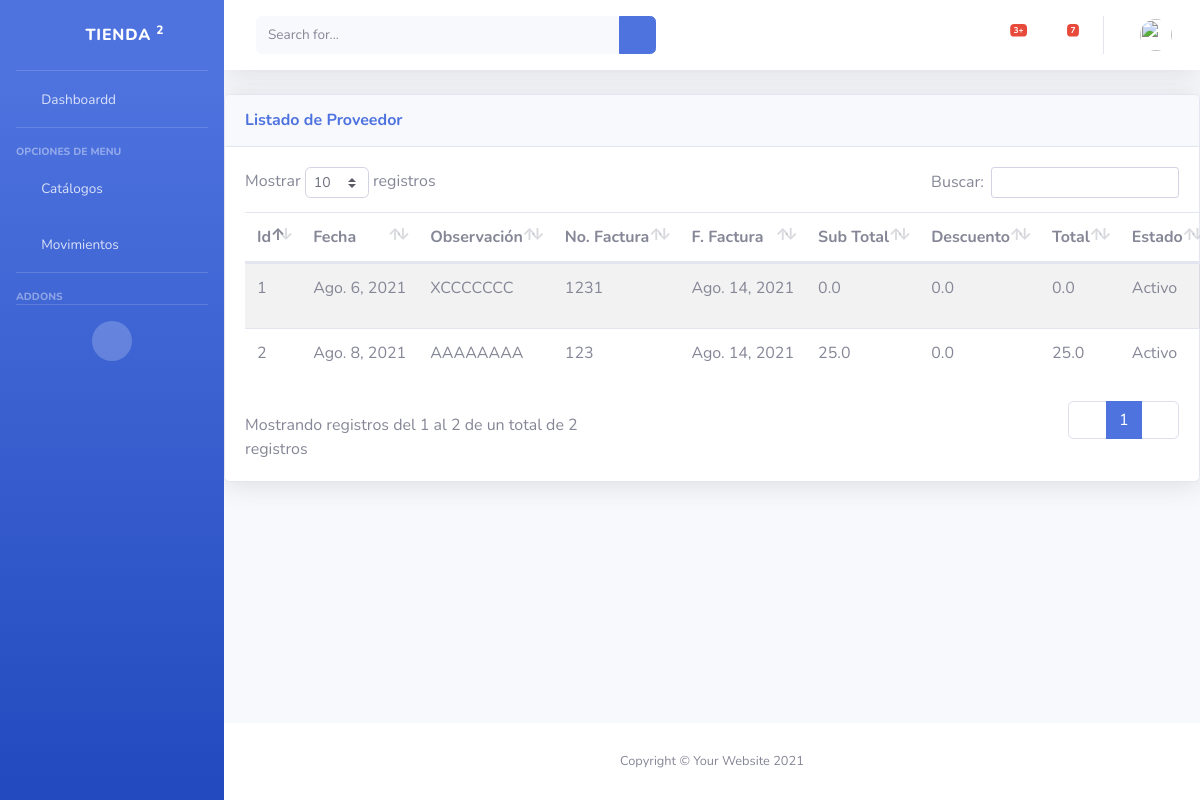
Screenshot of /cmp/compras/ (signed in) with the database file from the repository.
### cmp/models.py (models this page shows, shortened)
class ComprasEnc(Class_Modelo):
    fecha_compra=models.DateField(null=True,blank=True)
    observacion=models.TextField(blank=True,null=True)
    no_factura=models.CharField(max_length=100)
    fecha_factura=models.DateField()
    sub_total=models.FloatField(default=0)
    descuento=models.FloatField(default=0)
    total=models.FloatField(default=0)
    proveedor=models.ForeignKey(Proveedor,on_delete=models.CASCADE)
    class Meta:
        verbose_name_plural = "Encabezado Compras"
        verbose_name="Encabezado Compra"

### cmp/views.py (the view)
# urls.py: path('compras/',views.Comprasview,name='compras_list'),
@login_required(login_url='login')
@permission_required('cmp.view_comprasenc',login_url='SinPrivilegios')
def Comprasview(request):
    comprasenc =ComprasEnc.objects.all()
    return render(request,'cmp/compras_list.html',{
        'obj':comprasenc
    })

### cmp/templates/cmp/compras_list.html (shortened to what this page needs)
{% extends 'base/base.html' %}
{% block page_content %}
<div class="card shadow mb-4">
  <div class="card-header py-3 d-flex flex-row align-items-center justify-content-between">
    <h6 class="m-0 font-weight-bold text-primary">Listado de Proveedor</h6>
    <div class="dropdown no-arrow">
      <a class="dropdown-toggle" href="#" role="button" id="dropdownMenuLink" data-toggle="dropdown" aria-haspopup="true" aria-expanded="false">
        <i class="fas fa-ellipsis-v fa-sm fa-fw text-gray-400"></i>
      </a>
    </div>
  </div>
  <div class="card-body">
    <table class="table table-striped table-hover dt-responsive nowrap" style="width:100%">
      <thead>
        <th>Id</th>
        <th>Fecha</th>
        <th>Observación</th>
        <th>No. Factura</th>
        <th>F. Factura</th>
        <th>Sub Total</th>
        <th>Descuento</th>
        <th>Total</th>
        <th>Estado</th>
      </thead>
      <tbody>
        {% for item in obj%}
        <tr>
          <td>{{ item.id }}</td>
          <td>{{ item.fecha_compra }}</td>
          <td>{{item.observacion}}</td>
          <td>{{ item.no_factura }}</td>
          <td>{{ item.fecha_factura }}</td>
          <td>{{ item.sub_total }}</td>
          <td>{{ item.descuento }}</td>
          <td>{{ item.total }}</td>
          <td>{{item.estado|yesno:"Activo,Inactivo"}}</td>
        </tr>
        {% endfor %}
      </tbody>
    </table>
  </div>
</div>
{% endblock %}

### rows the page displays
ComprasEnc: id "1", fecha_compra "Ago. 6, 2021", observacion "XCCCCCCC", no_factura "1231", fecha_factura "Ago. 14, 2021", sub_total "0.0", descuento "0.0", total "0.0", estado "Activo"
ComprasEnc: id "2", fecha_compra "Ago. 8, 2021", observacion "AAAAAAAA", no_factura "123", fecha_factura "Ago. 14, 2021", sub_total "25.0", descuento "0.0", total "25.0", estado "Activo"
